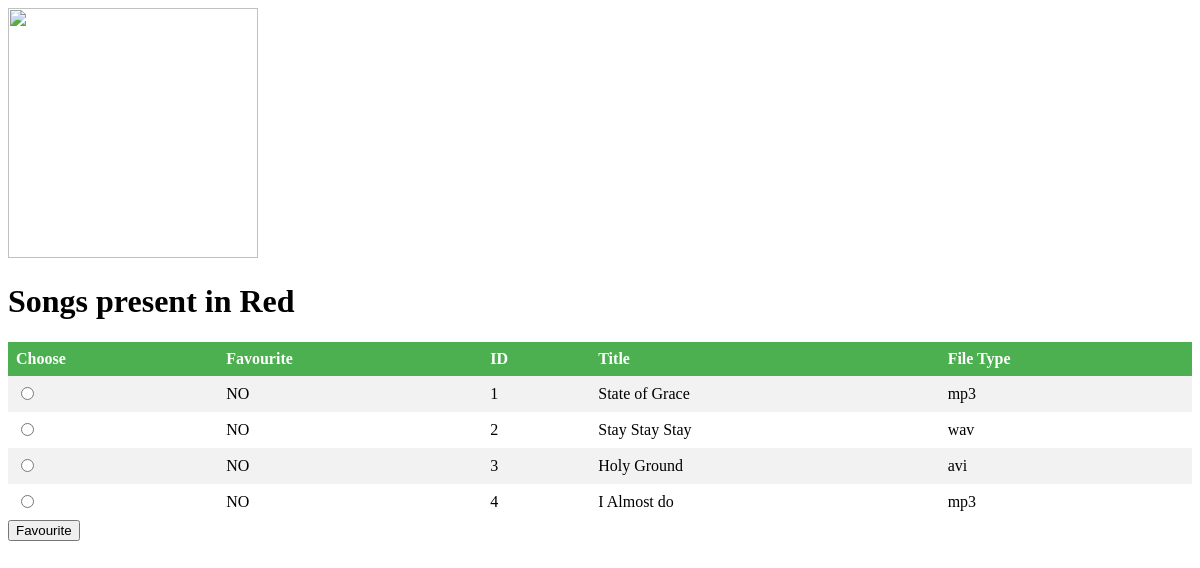
The page /music/1/ on the database as committed earlier.
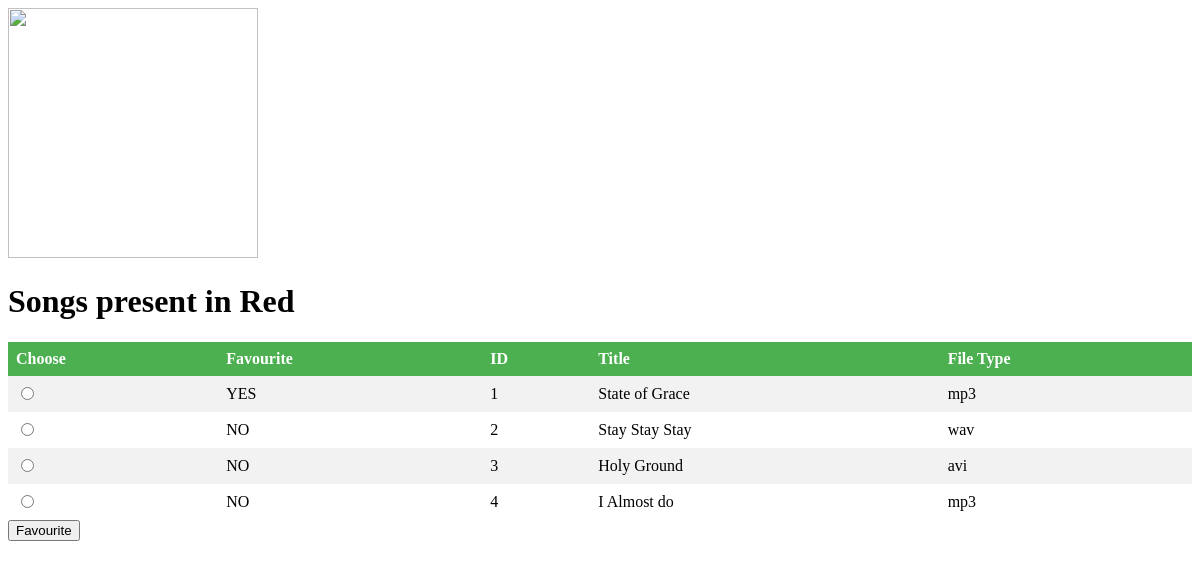
The same page on the database as committed later.
### music/models.py (models this page shows, shortened)
class Song(models.Model) :
    album = models.ForeignKey(Album , on_delete=models.CASCADE)
    file_type = models.CharField(max_length=10)
    song_title = models.CharField(max_length=250)
    is_favourite = models.BooleanField(default=False)

### music/views.py (the view)
# urls.py: url(r'^(?P<album_id>[0-9]+)/$' , views.detail , name="detail") ,
def detail(request , album_id) :
    album = get_object_or_404(Album , pk=album_id)
    album_title = album.album_title
    album_logo = album.album_logo
    all_songs = album.song_set.all()
    context = {"all_songs": all_songs , 'album': album , "album_title" : album_title , "album_logo" : album_logo}
    return render(request , "music/detail.html" , context)

### music/templates/music/detail.html (shortened to what this page needs)
<!DOCTYPE html>
<html lang="en">
<head>
</head>
<body>
    <img src="{{ album_logo.url }}" height="250" width="250">
    {% if all_songs %}
    <h1>Songs present in {{ album_title }} </h1>
    <form action="{% url 'music:favourite' album.id %}" method="post">
    <table>
        <tr>
        <th>Choose</th>
        <th>Favourite</th>
        <th>ID</th>
        <th>Title</th>
        <th>File Type</th>
        </tr>
        {% for songs in all_songs %}
        <tr>
        <td><input type="radio" name="song" value="{{ songs.id }}"></td>
        {% if songs.is_favourite %}
            <td>YES</td>
        {% else %}
            <td>NO</td>
        {% endif %}
        <td>{{ songs.id }}</td>
        <td>{{ songs.song_title }}</td>
        <td>{{ songs.file_type }}</td>
    </tr>
    {% endfor %}
    </table>
    <input type="submit" value="Favourite" >
    </form>
    {% else %}
    <h2>No Songs Present</h2>
    {% endif %}
</body>
</html>

Rows that differ between the two databases and show on the page:
changed Song "State of Grace": is_favourite "NO" → "YES"
